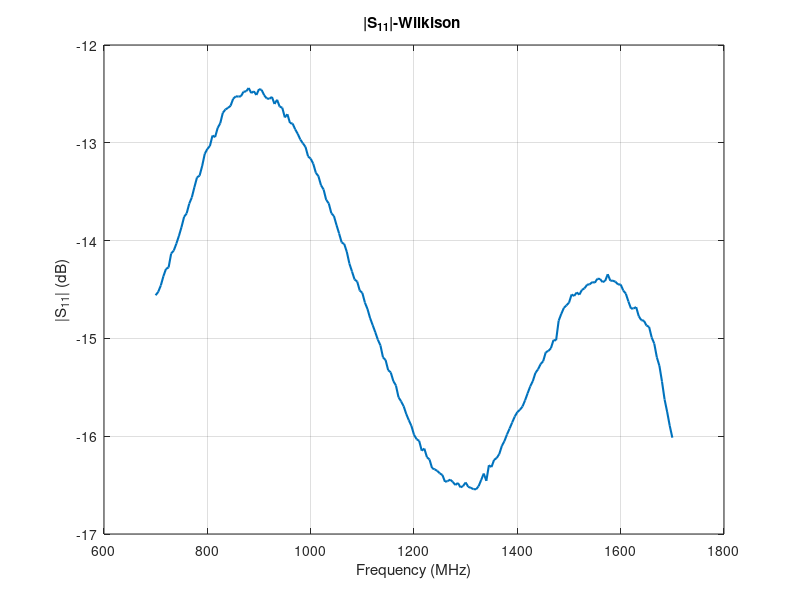
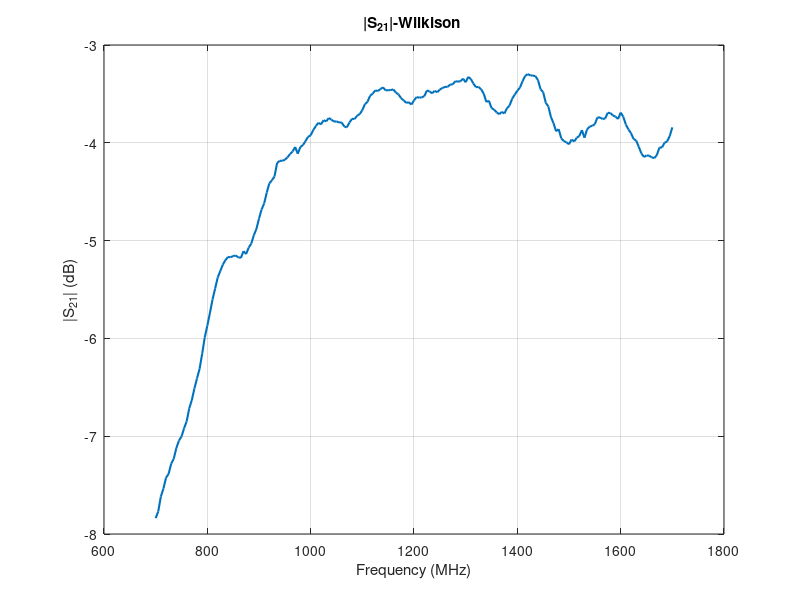
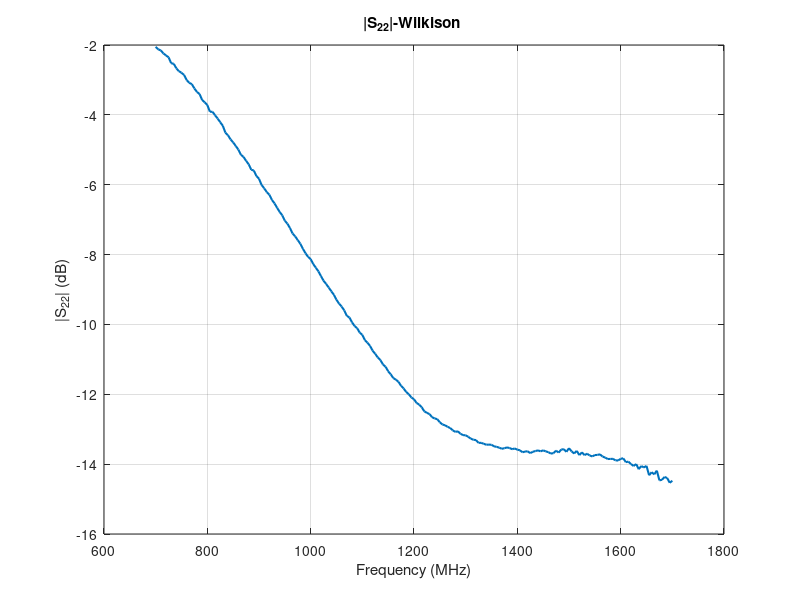
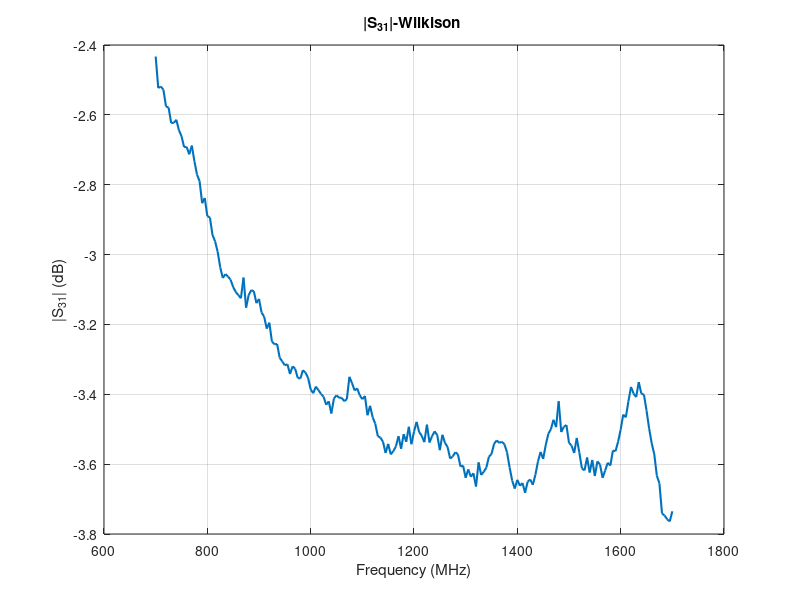

The MATLAB script that drew these images, in order:
clear all;
close all;
clc
data11 = [
  700.000,-14.559,
  705.000,-14.523,
  710.000,-14.458,
  715.000,-14.364,
  720.000,-14.289,
  725.000,-14.275,
  730.000,-14.132,
  735.000,-14.102,
  740.000,-14.032,
  745.000,-13.952,
  750.000,-13.862,
  755.000,-13.758,
  760.000,-13.721,
  765.000,-13.622,
  770.000,-13.558,
  775.000,-13.453,
  780.000,-13.354,
  785.000,-13.336,
  790.000,-13.237,
  795.000,-13.113,
  800.000,-13.063,
  805.000,-13.032,
  810.000,-12.926,
  815.000,-12.942,
  820.000,-12.848,
  825.000,-12.800,
  830.000,-12.693,
  835.000,-12.659,
  840.000,-12.643,
  845.000,-12.621,
  850.000,-12.550,
  855.000,-12.525,
  860.000,-12.527,
  865.000,-12.525,
  870.000,-12.478,
  875.000,-12.474,
  880.000,-12.440,
  885.000,-12.491,
  890.000,-12.474,
  895.000,-12.511,
  900.000,-12.451,
  905.000,-12.459,
  910.000,-12.513,
  915.000,-12.547,
  920.000,-12.550,
  925.000,-12.531,
  930.000,-12.603,
  935.000,-12.560,
  940.000,-12.630,
  945.000,-12.641,
  950.000,-12.740,
  955.000,-12.708,
  960.000,-12.798,
  965.000,-12.803,
  970.000,-12.862,
  975.000,-12.909,
  980.000,-12.967,
  985.000,-13.006,
  990.000,-13.042,
  995.000,-13.139,
 1000.000,-13.162,
 1005.000,-13.214,
 1010.000,-13.306,
 1015.000,-13.341,
 1020.000,-13.434,
 1025.000,-13.477,
 1030.000,-13.583,
 1035.000,-13.619,
 1040.000,-13.720,
 1045.000,-13.749,
 1050.000,-13.841,
 1055.000,-13.927,
 1060.000,-14.019,
 1065.000,-14.035,
 1070.000,-14.116,
 1075.000,-14.236,
 1080.000,-14.316,
 1085.000,-14.398,
 1090.000,-14.418,
 1095.000,-14.511,
 1100.000,-14.535,
 1105.000,-14.634,
 1110.000,-14.700,
 1115.000,-14.792,
 1120.000,-14.864,
 1125.000,-14.936,
 1130.000,-15.013,
 1135.000,-15.071,
 1140.000,-15.194,
 1145.000,-15.221,
 1150.000,-15.325,
 1155.000,-15.348,
 1160.000,-15.436,
 1165.000,-15.481,
 1170.000,-15.601,
 1175.000,-15.644,
 1180.000,-15.694,
 1185.000,-15.773,
 1190.000,-15.837,
 1195.000,-15.895,
 1200.000,-15.985,
 1205.000,-16.030,
 1210.000,-16.048,
 1215.000,-16.148,
 1220.000,-16.127,
 1225.000,-16.214,
 1230.000,-16.238,
 1235.000,-16.327,
 1240.000,-16.338,
 1245.000,-16.355,
 1250.000,-16.380,
 1255.000,-16.397,
 1260.000,-16.466,
 1265.000,-16.459,
 1270.000,-16.444,
 1275.000,-16.466,
 1280.000,-16.499,
 1285.000,-16.478,
 1290.000,-16.523,
 1295.000,-16.510,
 1300.000,-16.473,
 1305.000,-16.518,
 1310.000,-16.528,
 1315.000,-16.541,
 1320.000,-16.543,
 1325.000,-16.512,
 1330.000,-16.448,
 1335.000,-16.382,
 1340.000,-16.456,
 1345.000,-16.297,
 1350.000,-16.315,
 1355.000,-16.242,
 1360.000,-16.223,
 1365.000,-16.183,
 1370.000,-16.100,
 1375.000,-16.050,
 1380.000,-15.982,
 1385.000,-15.922,
 1390.000,-15.860,
 1395.000,-15.799,
 1400.000,-15.754,
 1405.000,-15.730,
 1410.000,-15.696,
 1415.000,-15.633,
 1420.000,-15.560,
 1425.000,-15.490,
 1430.000,-15.436,
 1435.000,-15.353,
 1440.000,-15.317,
 1445.000,-15.263,
 1450.000,-15.233,
 1455.000,-15.142,
 1460.000,-15.128,
 1465.000,-15.100,
 1470.000,-15.017,
 1475.000,-15.020,
 1480.000,-14.819,
 1485.000,-14.750,
 1490.000,-14.689,
 1495.000,-14.663,
 1500.000,-14.635,
 1505.000,-14.551,
 1510.000,-14.566,
 1515.000,-14.530,
 1520.000,-14.553,
 1525.000,-14.504,
 1530.000,-14.488,
 1535.000,-14.451,
 1540.000,-14.447,
 1545.000,-14.424,
 1550.000,-14.430,
 1555.000,-14.390,
 1560.000,-14.392,
 1565.000,-14.424,
 1570.000,-14.412,
 1575.000,-14.344,
 1580.000,-14.410,
 1585.000,-14.410,
 1590.000,-14.421,
 1595.000,-14.448,
 1600.000,-14.449,
 1605.000,-14.510,
 1610.000,-14.543,
 1615.000,-14.623,
 1620.000,-14.695,
 1625.000,-14.693,
 1630.000,-14.680,
 1635.000,-14.773,
 1640.000,-14.814,
 1645.000,-14.819,
 1650.000,-14.869,
 1655.000,-14.882,
 1660.000,-14.990,
 1665.000,-15.053,
 1670.000,-15.193,
 1675.000,-15.281,
 1680.000,-15.442,
 1685.000,-15.624,
 1690.000,-15.752,
 1695.000,-15.894,
 1700.000,-16.015 ];
freq = data11(:,1);
S11  = data11(:,2);
figure
plot(freq, S11,'LineWidth', 1.5)
grid on

xlabel('Frequency (MHz)');
ylabel('|S_{11}| (dB)');
title('|S_{11}|-Wilkison ');

data21 = [
  700.000, -7.838,
  705.000, -7.769,
  710.000, -7.618,
  715.000, -7.536,
  720.000, -7.425,
  725.000, -7.386,
  730.000, -7.282,
  735.000, -7.230,
  740.000, -7.122,
  745.000, -7.045,
  750.000, -7.004,
  755.000, -6.919,
  760.000, -6.848,
  765.000, -6.715,
  770.000, -6.630,
  775.000, -6.512,
  780.000, -6.409,
  785.000, -6.311,
  790.000, -6.157,
  795.000, -5.989,
  800.000, -5.869,
  805.000, -5.741,
  810.000, -5.603,
  815.000, -5.492,
  820.000, -5.379,
  825.000, -5.312,
  830.000, -5.246,
  835.000, -5.199,
  840.000, -5.167,
  845.000, -5.170,
  850.000, -5.158,
  855.000, -5.153,
  860.000, -5.171,
  865.000, -5.176,
  870.000, -5.108,
  875.000, -5.138,
  880.000, -5.072,
  885.000, -5.031,
  890.000, -4.945,
  895.000, -4.881,
  900.000, -4.775,
  905.000, -4.682,
  910.000, -4.620,
  915.000, -4.509,
  920.000, -4.415,
  925.000, -4.383,
  930.000, -4.345,
  935.000, -4.207,
  940.000, -4.184,
  945.000, -4.184,
  950.000, -4.174,
  955.000, -4.150,
  960.000, -4.115,
  965.000, -4.089,
  970.000, -4.043,
  975.000, -4.112,
  980.000, -4.043,
  985.000, -4.024,
  990.000, -3.983,
  995.000, -3.938,
 1000.000, -3.924,
 1005.000, -3.870,
 1010.000, -3.829,
 1015.000, -3.795,
 1020.000, -3.812,
 1025.000, -3.769,
 1030.000, -3.781,
 1035.000, -3.747,
 1040.000, -3.762,
 1045.000, -3.783,
 1050.000, -3.781,
 1055.000, -3.792,
 1060.000, -3.792,
 1065.000, -3.833,
 1070.000, -3.842,
 1075.000, -3.793,
 1080.000, -3.755,
 1085.000, -3.756,
 1090.000, -3.722,
 1095.000, -3.706,
 1100.000, -3.666,
 1105.000, -3.605,
 1110.000, -3.580,
 1115.000, -3.519,
 1120.000, -3.497,
 1125.000, -3.465,
 1130.000, -3.470,
 1135.000, -3.451,
 1140.000, -3.433,
 1145.000, -3.464,
 1150.000, -3.462,
 1155.000, -3.461,
 1160.000, -3.454,
 1165.000, -3.487,
 1170.000, -3.505,
 1175.000, -3.544,
 1180.000, -3.567,
 1185.000, -3.592,
 1190.000, -3.585,
 1195.000, -3.609,
 1200.000, -3.566,
 1205.000, -3.533,
 1210.000, -3.538,
 1215.000, -3.536,
 1220.000, -3.523,
 1225.000, -3.465,
 1230.000, -3.474,
 1235.000, -3.494,
 1240.000, -3.469,
 1245.000, -3.483,
 1250.000, -3.455,
 1255.000, -3.440,
 1260.000, -3.428,
 1265.000, -3.428,
 1270.000, -3.405,
 1275.000, -3.402,
 1280.000, -3.371,
 1285.000, -3.374,
 1290.000, -3.371,
 1295.000, -3.344,
 1300.000, -3.381,
 1305.000, -3.326,
 1310.000, -3.347,
 1315.000, -3.395,
 1320.000, -3.431,
 1325.000, -3.429,
 1330.000, -3.453,
 1335.000, -3.499,
 1340.000, -3.582,
 1345.000, -3.570,
 1350.000, -3.644,
 1355.000, -3.661,
 1360.000, -3.689,
 1365.000, -3.707,
 1370.000, -3.684,
 1375.000, -3.700,
 1380.000, -3.646,
 1385.000, -3.618,
 1390.000, -3.549,
 1395.000, -3.507,
 1400.000, -3.468,
 1405.000, -3.436,
 1410.000, -3.372,
 1415.000, -3.317,
 1420.000, -3.298,
 1425.000, -3.310,
 1430.000, -3.313,
 1435.000, -3.318,
 1440.000, -3.360,
 1445.000, -3.453,
 1450.000, -3.483,
 1455.000, -3.590,
 1460.000, -3.628,
 1465.000, -3.736,
 1470.000, -3.800,
 1475.000, -3.882,
 1480.000, -3.861,
 1485.000, -3.954,
 1490.000, -3.982,
 1495.000, -3.995,
 1500.000, -4.015,
 1505.000, -3.967,
 1510.000, -3.986,
 1515.000, -3.949,
 1520.000, -3.930,
 1525.000, -3.871,
 1530.000, -3.948,
 1535.000, -3.862,
 1540.000, -3.834,
 1545.000, -3.826,
 1550.000, -3.810,
 1555.000, -3.741,
 1560.000, -3.741,
 1565.000, -3.756,
 1570.000, -3.752,
 1575.000, -3.693,
 1580.000, -3.696,
 1585.000, -3.721,
 1590.000, -3.732,
 1595.000, -3.757,
 1600.000, -3.691,
 1605.000, -3.733,
 1610.000, -3.813,
 1615.000, -3.863,
 1620.000, -3.902,
 1625.000, -3.961,
 1630.000, -3.977,
 1635.000, -4.040,
 1640.000, -4.107,
 1645.000, -4.145,
 1650.000, -4.130,
 1655.000, -4.131,
 1660.000, -4.149,
 1665.000, -4.156,
 1670.000, -4.126,
 1675.000, -4.049,
 1680.000, -4.047,
 1685.000, -3.999,
 1690.000, -3.986,
 1695.000, -3.930,
 1700.000, -3.842];

freq = data21(:,1);
S21  = data21(:,2);
figure
plot(freq, S21,'LineWidth', 1.5)
grid on

xlabel('Frequency (MHz)');
ylabel('|S_{21}| (dB)');
title('|S_{21}|-Wilkison ');

data22 = [
  700.000, -2.052,
  705.000, -2.124,
  710.000, -2.157,
  715.000, -2.243,
  720.000, -2.298,
  725.000, -2.352,
  730.000, -2.522,
  735.000, -2.538,
  740.000, -2.667,
  745.000, -2.750,
  750.000, -2.795,
  755.000, -2.858,
  760.000, -3.004,
  765.000, -3.082,
  770.000, -3.122,
  775.000, -3.244,
  780.000, -3.347,
  785.000, -3.404,
  790.000, -3.576,
  795.000, -3.644,
  800.000, -3.720,
  805.000, -3.910,
  810.000, -3.912,
  815.000, -4.013,
  820.000, -4.107,
  825.000, -4.211,
  830.000, -4.315,
  835.000, -4.510,
  840.000, -4.585,
  845.000, -4.704,
  850.000, -4.788,
  855.000, -4.892,
  860.000, -4.994,
  865.000, -5.143,
  870.000, -5.204,
  875.000, -5.315,
  880.000, -5.413,
  885.000, -5.571,
  890.000, -5.594,
  895.000, -5.752,
  900.000, -5.830,
  905.000, -6.007,
  910.000, -6.103,
  915.000, -6.210,
  920.000, -6.285,
  925.000, -6.433,
  930.000, -6.534,
  935.000, -6.659,
  940.000, -6.780,
  945.000, -6.877,
  950.000, -7.031,
  955.000, -7.115,
  960.000, -7.243,
  965.000, -7.397,
  970.000, -7.478,
  975.000, -7.587,
  980.000, -7.690,
  985.000, -7.835,
  990.000, -7.961,
  995.000, -8.065,
 1000.000, -8.132,
 1005.000, -8.271,
 1010.000, -8.376,
 1015.000, -8.481,
 1020.000, -8.619,
 1025.000, -8.750,
 1030.000, -8.842,
 1035.000, -8.945,
 1040.000, -9.051,
 1045.000, -9.153,
 1050.000, -9.296,
 1055.000, -9.405,
 1060.000, -9.490,
 1065.000, -9.599,
 1070.000, -9.755,
 1075.000, -9.800,
 1080.000, -9.940,
 1085.000,-10.044,
 1090.000,-10.108,
 1095.000,-10.237,
 1100.000,-10.300,
 1105.000,-10.450,
 1110.000,-10.523,
 1115.000,-10.619,
 1120.000,-10.752,
 1125.000,-10.843,
 1130.000,-10.947,
 1135.000,-11.022,
 1140.000,-11.147,
 1145.000,-11.211,
 1150.000,-11.341,
 1155.000,-11.429,
 1160.000,-11.536,
 1165.000,-11.582,
 1170.000,-11.644,
 1175.000,-11.758,
 1180.000,-11.835,
 1185.000,-11.934,
 1190.000,-12.003,
 1195.000,-12.092,
 1200.000,-12.144,
 1205.000,-12.248,
 1210.000,-12.296,
 1215.000,-12.372,
 1220.000,-12.490,
 1225.000,-12.530,
 1230.000,-12.568,
 1235.000,-12.656,
 1240.000,-12.692,
 1245.000,-12.712,
 1250.000,-12.799,
 1255.000,-12.864,
 1260.000,-12.888,
 1265.000,-12.930,
 1270.000,-12.967,
 1275.000,-13.032,
 1280.000,-13.076,
 1285.000,-13.060,
 1290.000,-13.131,
 1295.000,-13.169,
 1300.000,-13.174,
 1305.000,-13.217,
 1310.000,-13.270,
 1315.000,-13.302,
 1320.000,-13.311,
 1325.000,-13.390,
 1330.000,-13.390,
 1335.000,-13.417,
 1340.000,-13.444,
 1345.000,-13.440,
 1350.000,-13.446,
 1355.000,-13.490,
 1360.000,-13.505,
 1365.000,-13.528,
 1370.000,-13.560,
 1375.000,-13.544,
 1380.000,-13.521,
 1385.000,-13.539,
 1390.000,-13.571,
 1395.000,-13.551,
 1400.000,-13.586,
 1405.000,-13.602,
 1410.000,-13.660,
 1415.000,-13.640,
 1420.000,-13.631,
 1425.000,-13.685,
 1430.000,-13.645,
 1435.000,-13.625,
 1440.000,-13.606,
 1445.000,-13.633,
 1450.000,-13.605,
 1455.000,-13.634,
 1460.000,-13.657,
 1465.000,-13.698,
 1470.000,-13.685,
 1475.000,-13.614,
 1480.000,-13.668,
 1485.000,-13.583,
 1490.000,-13.571,
 1495.000,-13.649,
 1500.000,-13.543,
 1505.000,-13.635,
 1510.000,-13.695,
 1515.000,-13.620,
 1520.000,-13.741,
 1525.000,-13.662,
 1530.000,-13.742,
 1535.000,-13.701,
 1540.000,-13.751,
 1545.000,-13.779,
 1550.000,-13.740,
 1555.000,-13.736,
 1560.000,-13.718,
 1565.000,-13.783,
 1570.000,-13.812,
 1575.000,-13.853,
 1580.000,-13.851,
 1585.000,-13.848,
 1590.000,-13.891,
 1595.000,-13.897,
 1600.000,-13.847,
 1605.000,-13.832,
 1610.000,-13.943,
 1615.000,-13.927,
 1620.000,-13.998,
 1625.000,-14.053,
 1630.000,-13.997,
 1635.000,-14.145,
 1640.000,-14.054,
 1645.000,-14.095,
 1650.000,-14.050,
 1655.000,-14.318,
 1660.000,-14.230,
 1665.000,-14.291,
 1670.000,-14.186,
 1675.000,-14.464,
 1680.000,-14.448,
 1685.000,-14.367,
 1690.000,-14.397,
 1695.000,-14.535,
 1700.000,-14.476 ];

freq = data22(:,1);
S22  = data22(:,2);
figure
plot(freq, S22,'LineWidth', 1.5)
grid on

xlabel('Frequency (MHz)');
ylabel('|S_{22}| (dB)');
title('|S_{22}|-Wilkison ');

data31 = [
  700.000, -2.433,
  705.000, -2.523,
  710.000, -2.519,
  715.000, -2.528,
  720.000, -2.576,
  725.000, -2.579,
  730.000, -2.623,
  735.000, -2.623,
  740.000, -2.614,
  745.000, -2.644,
  750.000, -2.661,
  755.000, -2.692,
  760.000, -2.692,
  765.000, -2.713,
  770.000, -2.688,
  775.000, -2.733,
  780.000, -2.771,
  785.000, -2.790,
  790.000, -2.853,
  795.000, -2.838,
  800.000, -2.890,
  805.000, -2.894,
  810.000, -2.944,
  815.000, -2.962,
  820.000, -2.992,
  825.000, -3.037,
  830.000, -3.067,
  835.000, -3.056,
  840.000, -3.063,
  845.000, -3.072,
  850.000, -3.093,
  855.000, -3.107,
  860.000, -3.116,
  865.000, -3.125,
  870.000, -3.066,
  875.000, -3.152,
  880.000, -3.116,
  885.000, -3.102,
  890.000, -3.105,
  895.000, -3.139,
  900.000, -3.127,
  905.000, -3.166,
  910.000, -3.178,
  915.000, -3.212,
  920.000, -3.195,
  925.000, -3.249,
  930.000, -3.257,
  935.000, -3.256,
  940.000, -3.295,
  945.000, -3.306,
  950.000, -3.317,
  955.000, -3.314,
  960.000, -3.342,
  965.000, -3.320,
  970.000, -3.327,
  975.000, -3.353,
  980.000, -3.355,
  985.000, -3.331,
  990.000, -3.338,
  995.000, -3.353,
 1000.000, -3.386,
 1005.000, -3.397,
 1010.000, -3.378,
 1015.000, -3.388,
 1020.000, -3.399,
 1025.000, -3.407,
 1030.000, -3.430,
 1035.000, -3.420,
 1040.000, -3.455,
 1045.000, -3.412,
 1050.000, -3.403,
 1055.000, -3.410,
 1060.000, -3.410,
 1065.000, -3.420,
 1070.000, -3.414,
 1075.000, -3.350,
 1080.000, -3.368,
 1085.000, -3.389,
 1090.000, -3.383,
 1095.000, -3.403,
 1100.000, -3.414,
 1105.000, -3.405,
 1110.000, -3.460,
 1115.000, -3.433,
 1120.000, -3.466,
 1125.000, -3.484,
 1130.000, -3.520,
 1135.000, -3.524,
 1140.000, -3.536,
 1145.000, -3.568,
 1150.000, -3.542,
 1155.000, -3.572,
 1160.000, -3.563,
 1165.000, -3.549,
 1170.000, -3.520,
 1175.000, -3.556,
 1180.000, -3.514,
 1185.000, -3.536,
 1190.000, -3.493,
 1195.000, -3.543,
 1200.000, -3.507,
 1205.000, -3.479,
 1210.000, -3.508,
 1215.000, -3.519,
 1220.000, -3.537,
 1225.000, -3.487,
 1230.000, -3.538,
 1235.000, -3.520,
 1240.000, -3.506,
 1245.000, -3.517,
 1250.000, -3.560,
 1255.000, -3.516,
 1260.000, -3.539,
 1265.000, -3.551,
 1270.000, -3.584,
 1275.000, -3.578,
 1280.000, -3.566,
 1285.000, -3.572,
 1290.000, -3.607,
 1295.000, -3.604,
 1300.000, -3.639,
 1305.000, -3.615,
 1310.000, -3.636,
 1315.000, -3.626,
 1320.000, -3.664,
 1325.000, -3.595,
 1330.000, -3.631,
 1335.000, -3.622,
 1340.000, -3.610,
 1345.000, -3.579,
 1350.000, -3.571,
 1355.000, -3.542,
 1360.000, -3.532,
 1365.000, -3.539,
 1370.000, -3.536,
 1375.000, -3.543,
 1380.000, -3.566,
 1385.000, -3.609,
 1390.000, -3.647,
 1395.000, -3.670,
 1400.000, -3.645,
 1405.000, -3.662,
 1410.000, -3.654,
 1415.000, -3.682,
 1420.000, -3.650,
 1425.000, -3.644,
 1430.000, -3.659,
 1435.000, -3.630,
 1440.000, -3.592,
 1445.000, -3.565,
 1450.000, -3.585,
 1455.000, -3.545,
 1460.000, -3.513,
 1465.000, -3.500,
 1470.000, -3.473,
 1475.000, -3.494,
 1480.000, -3.420,
 1485.000, -3.508,
 1490.000, -3.493,
 1495.000, -3.488,
 1500.000, -3.539,
 1505.000, -3.547,
 1510.000, -3.568,
 1515.000, -3.525,
 1520.000, -3.567,
 1525.000, -3.612,
 1530.000, -3.618,
 1535.000, -3.581,
 1540.000, -3.624,
 1545.000, -3.588,
 1550.000, -3.634,
 1555.000, -3.592,
 1560.000, -3.601,
 1565.000, -3.639,
 1570.000, -3.618,
 1575.000, -3.596,
 1580.000, -3.604,
 1585.000, -3.561,
 1590.000, -3.563,
 1595.000, -3.536,
 1600.000, -3.501,
 1605.000, -3.458,
 1610.000, -3.466,
 1615.000, -3.420,
 1620.000, -3.379,
 1625.000, -3.398,
 1630.000, -3.408,
 1635.000, -3.365,
 1640.000, -3.398,
 1645.000, -3.401,
 1650.000, -3.446,
 1655.000, -3.497,
 1660.000, -3.540,
 1665.000, -3.571,
 1670.000, -3.633,
 1675.000, -3.655,
 1680.000, -3.741,
 1685.000, -3.747,
 1690.000, -3.758,
 1695.000, -3.764,
 1700.000, -3.735];


freq = data31(:,1);
S31  = data31(:,2);
figure
plot(freq, S31,'LineWidth', 1.5)
grid on

xlabel('Frequency (MHz)');
ylabel('|S_{31}| (dB)');
title('|S_{31}|-Wilkison ');

data32 = [
  700.000,-19.510,
  705.000,-19.477,
  710.000,-19.482,
  715.000,-19.505,
  720.000,-19.578,
  725.000,-19.609,
  730.000,-19.604,
  735.000,-19.651,
  740.000,-19.679,
  745.000,-19.707,
  750.000,-19.701,
  755.000,-19.777,
  760.000,-19.830,
  765.000,-19.872,
  770.000,-19.920,
  775.000,-19.988,
  780.000,-20.043,
  785.000,-20.064,
  790.000,-20.174,
  795.000,-20.267,
  800.000,-20.394,
  805.000,-20.414,
  810.000,-20.490,
  815.000,-20.579,
  820.000,-20.697,
  825.000,-20.833,
  830.000,-20.885,
  835.000,-20.985,
  840.000,-21.115,
  845.000,-21.215,
  850.000,-21.344,
  855.000,-21.387,
  860.000,-21.515,
  865.000,-21.631,
  870.000,-21.692,
  875.000,-21.898,
  880.000,-21.974,
  885.000,-22.069,
  890.000,-22.237,
  895.000,-22.340,
  900.000,-22.558,
  905.000,-22.661,
  910.000,-22.762,
  915.000,-22.959,
  920.000,-23.143,
  925.000,-23.323,
  930.000,-23.505,
  935.000,-23.672,
  940.000,-23.876,
  945.000,-24.106,
  950.000,-24.272,
  955.000,-24.463,
  960.000,-24.610,
  965.000,-24.862,
  970.000,-25.058,
  975.000,-25.248,
  980.000,-25.489,
  985.000,-25.697,
  990.000,-25.922,
  995.000,-26.179,
 1000.000,-26.374,
 1005.000,-26.598,
 1010.000,-26.911,
 1015.000,-27.173,
 1020.000,-27.481,
 1025.000,-27.735,
 1030.000,-28.041,
 1035.000,-28.244,
 1040.000,-28.651,
 1045.000,-28.838,
 1050.000,-29.186,
 1055.000,-29.463,
 1060.000,-29.736,
 1065.000,-30.027,
 1070.000,-30.561,
 1075.000,-30.899,
 1080.000,-31.141,
 1085.000,-31.573,
 1090.000,-31.998,
 1095.000,-32.493,
 1100.000,-32.818,
 1105.000,-33.233,
 1110.000,-33.717,
 1115.000,-34.358,
 1120.000,-34.826,
 1125.000,-35.377,
 1130.000,-35.884,
 1135.000,-36.269,
 1140.000,-36.943,
 1145.000,-37.525,
 1150.000,-38.134,
 1155.000,-38.707,
 1160.000,-39.212,
 1165.000,-40.107,
 1170.000,-40.499,
 1175.000,-41.267,
 1180.000,-41.294,
 1185.000,-42.035,
 1190.000,-42.139,
 1195.000,-42.177,
 1200.000,-42.721,
 1205.000,-42.567,
 1210.000,-41.906,
 1215.000,-41.832,
 1220.000,-41.599,
 1225.000,-40.978,
 1230.000,-40.649,
 1235.000,-40.124,
 1240.000,-39.685,
 1245.000,-39.514,
 1250.000,-38.902,
 1255.000,-38.536,
 1260.000,-37.828,
 1265.000,-37.718,
 1270.000,-37.345,
 1275.000,-37.051,
 1280.000,-36.565,
 1285.000,-36.177,
 1290.000,-36.000,
 1295.000,-35.658,
 1300.000,-35.525,
 1305.000,-35.054,
 1310.000,-34.903,
 1315.000,-34.598,
 1320.000,-34.428,
 1325.000,-34.073,
 1330.000,-33.917,
 1335.000,-33.739,
 1340.000,-33.447,
 1345.000,-33.304,
 1350.000,-33.100,
 1355.000,-33.009,
 1360.000,-32.840,
 1365.000,-32.501,
 1370.000,-32.564,
 1375.000,-32.364,
 1380.000,-32.263,
 1385.000,-32.008,
 1390.000,-32.119,
 1395.000,-32.014,
 1400.000,-31.838,
 1405.000,-31.753,
 1410.000,-31.579,
 1415.000,-31.577,
 1420.000,-31.402,
 1425.000,-31.375,
 1430.000,-31.194,
 1435.000,-31.186,
 1440.000,-31.051,
 1445.000,-30.933,
 1450.000,-30.878,
 1455.000,-30.809,
 1460.000,-30.740,
 1465.000,-30.617,
 1470.000,-30.658,
 1475.000,-30.568,
 1480.000,-30.445,
 1485.000,-30.400,
 1490.000,-30.421,
 1495.000,-30.353,
 1500.000,-30.319,
 1505.000,-30.323,
 1510.000,-30.317,
 1515.000,-30.233,
 1520.000,-30.186,
 1525.000,-30.194,
 1530.000,-30.125,
 1535.000,-30.135,
 1540.000,-30.039,
 1545.000,-30.096,
 1550.000,-30.050,
 1555.000,-29.901,
 1560.000,-29.861,
 1565.000,-29.861,
 1570.000,-29.813,
 1575.000,-29.685,
 1580.000,-29.686,
 1585.000,-29.691,
 1590.000,-29.591,
 1595.000,-29.461,
 1600.000,-29.419,
 1605.000,-29.297,
 1610.000,-29.190,
 1615.000,-29.169,
 1620.000,-28.946,
 1625.000,-29.001,
 1630.000,-28.903,
 1635.000,-28.834,
 1640.000,-28.827,
 1645.000,-28.758,
 1650.000,-28.508,
 1655.000,-28.571,
 1660.000,-28.617,
 1665.000,-28.498,
 1670.000,-28.486,
 1675.000,-28.387,
 1680.000,-28.336,
 1685.000,-28.293,
 1690.000,-28.187,
 1695.000,-28.098,
 1700.000,-27.944];


freq = data32(:,1);
S32  = data32(:,2);
figure
plot(freq, S32,'LineWidth', 1.5)
grid on

xlabel('Frequency (MHz)');
ylabel('|S_{32}| (dB)');
title('|S_{32}|-Wilkison ');

data33 = [
  700.000,-17.565,
  705.000,-17.409,
  710.000,-17.288,
  715.000,-17.189,
  720.000,-17.068,
  725.000,-16.995,
  730.000,-16.944,
  735.000,-16.904,
  740.000,-16.728,
  745.000,-16.775,
  750.000,-16.587,
  755.000,-16.537,
  760.000,-16.545,
  765.000,-16.449,
  770.000,-16.463,
  775.000,-16.380,
  780.000,-16.287,
  785.000,-16.320,
  790.000,-16.249,
  795.000,-16.224,
  800.000,-16.196,
  805.000,-16.160,
  810.000,-16.126,
  815.000,-16.214,
  820.000,-16.113,
  825.000,-16.083,
  830.000,-16.147,
  835.000,-16.111,
  840.000,-16.108,
  845.000,-16.129,
  850.000,-16.092,
  855.000,-16.106,
  860.000,-16.188,
  865.000,-16.146,
  870.000,-16.194,
  875.000,-16.176,
  880.000,-16.251,
  885.000,-16.221,
  890.000,-16.288,
  895.000,-16.314,
  900.000,-16.354,
  905.000,-16.363,
  910.000,-16.440,
  915.000,-16.459,
  920.000,-16.543,
  925.000,-16.550,
  930.000,-16.634,
  935.000,-16.644,
  940.000,-16.714,
  945.000,-16.766,
  950.000,-16.961,
  955.000,-16.900,
  960.000,-17.009,
  965.000,-17.094,
  970.000,-17.135,
  975.000,-17.245,
  980.000,-17.335,
  985.000,-17.417,
  990.000,-17.555,
  995.000,-17.675,
 1000.000,-17.806,
 1005.000,-17.905,
 1010.000,-18.028,
 1015.000,-18.159,
 1020.000,-18.293,
 1025.000,-18.417,
 1030.000,-18.528,
 1035.000,-18.640,
 1040.000,-18.770,
 1045.000,-18.934,
 1050.000,-19.120,
 1055.000,-19.270,
 1060.000,-19.413,
 1065.000,-19.633,
 1070.000,-19.784,
 1075.000,-20.015,
 1080.000,-20.251,
 1085.000,-20.473,
 1090.000,-20.706,
 1095.000,-20.933,
 1100.000,-21.219,
 1105.000,-21.456,
 1110.000,-21.736,
 1115.000,-21.962,
 1120.000,-22.217,
 1125.000,-22.598,
 1130.000,-23.038,
 1135.000,-23.199,
 1140.000,-23.768,
 1145.000,-24.257,
 1150.000,-24.564,
 1155.000,-24.960,
 1160.000,-25.436,
 1165.000,-25.940,
 1170.000,-26.582,
 1175.000,-26.924,
 1180.000,-27.742,
 1185.000,-28.455,
 1190.000,-29.111,
 1195.000,-29.940,
 1200.000,-30.632,
 1205.000,-31.860,
 1210.000,-32.878,
 1215.000,-34.031,
 1220.000,-35.552,
 1225.000,-37.253,
 1230.000,-39.552,
 1235.000,-41.376,
 1240.000,-47.649,
 1245.000,-49.447,
 1250.000,-47.661,
 1255.000,-42.943,
 1260.000,-38.496,
 1265.000,-36.812,
 1270.000,-34.664,
 1275.000,-33.661,
 1280.000,-32.862,
 1285.000,-30.585,
 1290.000,-30.261,
 1295.000,-29.487,
 1300.000,-28.724,
 1305.000,-27.578,
 1310.000,-27.388,
 1315.000,-26.418,
 1320.000,-26.012,
 1325.000,-25.026,
 1330.000,-24.886,
 1335.000,-24.180,
 1340.000,-23.839,
 1345.000,-23.263,
 1350.000,-22.935,
 1355.000,-22.426,
 1360.000,-22.078,
 1365.000,-21.747,
 1370.000,-21.414,
 1375.000,-21.130,
 1380.000,-20.820,
 1385.000,-20.464,
 1390.000,-20.313,
 1395.000,-20.092,
 1400.000,-19.741,
 1405.000,-19.436,
 1410.000,-19.167,
 1415.000,-18.985,
 1420.000,-18.556,
 1425.000,-18.280,
 1430.000,-18.058,
 1435.000,-18.015,
 1440.000,-17.798,
 1445.000,-17.531,
 1450.000,-17.390,
 1455.000,-17.128,
 1460.000,-17.040,
 1465.000,-16.894,
 1470.000,-16.552,
 1475.000,-16.429,
 1480.000,-16.341,
 1485.000,-16.220,
 1490.000,-16.096,
 1495.000,-15.851,
 1500.000,-15.806,
 1505.000,-15.600,
 1510.000,-15.536,
 1515.000,-15.432,
 1520.000,-15.290,
 1525.000,-15.166,
 1530.000,-15.032,
 1535.000,-14.948,
 1540.000,-14.842,
 1545.000,-14.743,
 1550.000,-14.615,
 1555.000,-14.475,
 1560.000,-14.397,
 1565.000,-14.290,
 1570.000,-14.218,
 1575.000,-14.136,
 1580.000,-14.067,
 1585.000,-14.021,
 1590.000,-13.943,
 1595.000,-13.899,
 1600.000,-13.859,
 1605.000,-13.788,
 1610.000,-13.746,
 1615.000,-13.703,
 1620.000,-13.566,
 1625.000,-13.544,
 1630.000,-13.484,
 1635.000,-13.423,
 1640.000,-13.369,
 1645.000,-13.323,
 1650.000,-13.311,
 1655.000,-13.309,
 1660.000,-13.284,
 1665.000,-13.274,
 1670.000,-13.193,
 1675.000,-13.206,
 1680.000,-13.247,
 1685.000,-13.171,
 1690.000,-13.144,
 1695.000,-13.205,
 1700.000,-13.198 ]

freq = data33(:,1);
S33  = data33(:,2);
figure
plot(freq, S33,'LineWidth', 1.5)
grid on

xlabel('Frequency (MHz)');
ylabel('|S_{33}| (dB)');
title('|S_{33}|-Wilkison ');



dataAng21 = [ 
  700.000, -112.83,
  705.000, -114.88,
  710.000, -116.85,
  715.000, -118.60,
  720.000, -121.04,
  725.000, -122.42,
  730.000, -124.23,
  735.000, -126.50,
  740.000, -127.67,
  745.000, -129.87,
  750.000, -131.33,
  755.000, -133.04,
  760.000, -134.42,
  765.000, -136.15,
  770.000, -137.48,
  775.000, -138.90,
  780.000, -141.07,
  785.000, -142.98,
  790.000, -144.93,
  795.000, -146.57,
  800.000, -148.40,
  805.000, -150.49,
  810.000, -152.38,
  815.000, -154.68,
  820.000, -157.40,
  825.000, -159.68,
  830.000, -162.13,
  835.000, -164.01,
  840.000, -166.52,
  845.000, -168.53,
  850.000, -170.69,
  855.000, -173.06,
  860.000, -174.66,
  865.000, -176.78,
  870.000, -177.64,
  875.000,  179.96,
  880.000,  178.18,
  885.000,  177.14,
  890.000,  175.30,
  895.000,  173.54,
  900.000,  171.69,
  905.000,  170.14,
  910.000,  168.38,
  915.000,  165.98,
  920.000,  163.89,
  925.000,  162.12,
  930.000,  159.88,
  935.000,  157.95,
  940.000,  155.76,
  945.000,  153.17,
  950.000,  151.90,
  955.000,  149.62,
  960.000,  147.21,
  965.000,  145.77,
  970.000,  144.40,
  975.000,  141.37,
  980.000,  139.92,
  985.000,  138.14,
  990.000,  136.79,
  995.000,  135.06,
 1000.000,  132.70,
 1005.000,  130.75,
 1010.000,  128.51,
 1015.000,  127.37,
 1020.000,  125.29,
 1025.000,  122.32,
 1030.000,  120.87,
 1035.000,  118.83,
 1040.000,  116.44,
 1045.000,  114.70,
 1050.000,  113.06,
 1055.000,  111.53,
 1060.000,  109.94,
 1065.000,  108.14,
 1070.000,  106.01,
 1075.000,  104.73,
 1080.000,  103.07,
 1085.000,  101.72,
 1090.000,  99.543,
 1095.000,  97.921,
 1100.000,  95.755,
 1105.000,  94.818,
 1110.000,  92.390,
 1115.000,  90.856,
 1120.000,  88.759,
 1125.000,  87.209,
 1130.000,  84.711,
 1135.000,  83.117,
 1140.000,  81.554,
 1145.000,  78.721,
 1150.000,  76.891,
 1155.000,  75.659,
 1160.000,  72.860,
 1165.000,  71.811,
 1170.000,  70.321,
 1175.000,  68.255,
 1180.000,  66.662,
 1185.000,  64.227,
 1190.000,  63.506,
 1195.000,  60.882,
 1200.000,  59.284,
 1205.000,  58.315,
 1210.000,  55.784,
 1215.000,  54.559,
 1220.000,  52.748,
 1225.000,  50.885,
 1230.000,  49.290,
 1235.000,  48.057,
 1240.000,  45.982,
 1245.000,  44.385,
 1250.000,  42.952,
 1255.000,  40.921,
 1260.000,  39.324,
 1265.000,  37.709,
 1270.000,  35.868,
 1275.000,  34.018,
 1280.000,  32.912,
 1285.000,  31.016,
 1290.000,  28.515,
 1295.000,  26.673,
 1300.000,  24.697,
 1305.000,  23.454,
 1310.000,  21.374,
 1315.000,  19.473,
 1320.000,  17.000,
 1325.000,  15.835,
 1330.000,  14.186,
 1335.000,  12.290,
 1340.000,   9.939,
 1345.000,   8.856,
 1350.000,   7.019,
 1355.000,   6.077,
 1360.000,   4.725,
 1365.000,   3.487,
 1370.000,   1.700,
 1375.000,   0.165,
 1380.000,  -1.013,
 1385.000,  -2.270,
 1390.000,  -4.378,
 1395.000,  -5.626,
 1400.000,  -7.568,
 1405.000,  -9.456,
 1410.000, -11.455,
 1415.000, -13.747,
 1420.000, -15.688,
 1425.000, -17.406,
 1430.000, -19.497,
 1435.000, -21.467,
 1440.000, -23.818,
 1445.000, -25.687,
 1450.000, -27.519,
 1455.000, -29.148,
 1460.000, -30.984,
 1465.000, -32.932,
 1470.000, -34.166,
 1475.000, -35.910,
 1480.000, -36.303,
 1485.000, -37.847,
 1490.000, -39.201,
 1495.000, -40.737,
 1500.000, -42.220,
 1505.000, -43.477,
 1510.000, -45.144,
 1515.000, -46.217,
 1520.000, -47.627,
 1525.000, -49.395,
 1530.000, -51.292,
 1535.000, -52.012,
 1540.000, -54.029,
 1545.000, -55.462,
 1550.000, -57.309,
 1555.000, -58.348,
 1560.000, -60.272,
 1565.000, -62.169,
 1570.000, -64.639,
 1575.000, -65.623,
 1580.000, -67.739,
 1585.000, -69.234,
 1590.000, -71.463,
 1595.000, -72.999,
 1600.000, -74.417,
 1605.000, -76.604,
 1610.000, -78.370,
 1615.000, -80.137,
 1620.000, -82.007,
 1625.000, -83.503,
 1630.000, -84.934,
 1635.000, -86.516,
 1640.000, -87.605,
 1645.000, -89.221,
 1650.000, -89.935,
 1655.000, -91.776,
 1660.000, -92.431,
 1665.000, -94.086,
 1670.000, -95.197,
 1675.000, -96.358,
 1680.000, -98.455,
 1685.000, -99.856,
 1690.000, -101.63,
 1695.000, -102.76,
 1700.000, -104.44]


freqan = dataAng21(:,1);
S21an  = dataAng21(:,2);
figure
plot(freq, S21an,'LineWidth', 1.5)
grid on

xlabel('Frequency (MHz)');

ylabel('\angleS_{21} (°)')
title('∠S_{21} (°)-Wilkison ');



dataAng31 = [ 
  700.000,  134.37,
  705.000,  132.63,
  710.000,  131.36,
  715.000,  129.00,
  720.000,  126.97,
  725.000,  125.60,
  730.000,  123.98,
  735.000,  121.79,
  740.000,  120.77,
  745.000,  119.04,
  750.000,  117.06,
  755.000,  115.34,
  760.000,  113.60,
  765.000,  111.47,
  770.000,  110.29,
  775.000,  108.71,
  780.000,  106.61,
  785.000,  104.75,
  790.000,  102.84,
  795.000,  101.17,
  800.000,  99.540,
  805.000,  97.987,
  810.000,  96.303,
  815.000,  95.251,
  820.000,  93.025,
  825.000,  91.517,
  830.000,  89.532,
  835.000,  89.227,
  840.000,  87.170,
  845.000,  85.393,
  850.000,  84.184,
  855.000,  81.698,
  860.000,  80.696,
  865.000,  78.287,
  870.000,  77.756,
  875.000,  74.967,
  880.000,  73.788,
  885.000,  71.998,
  890.000,  70.659,
  895.000,  68.397,
  900.000,  67.253,
  905.000,  65.470,
  910.000,  63.980,
  915.000,  62.294,
  920.000,  60.320,
  925.000,  58.683,
  930.000,  57.182,
  935.000,  55.691,
  940.000,  53.818,
  945.000,  52.421,
  950.000,  51.070,
  955.000,  48.892,
  960.000,  47.416,
  965.000,  46.140,
  970.000,  44.964,
  975.000,  42.399,
  980.000,  40.529,
  985.000,  39.641,
  990.000,  38.176,
  995.000,  35.994,
 1000.000,  34.527,
 1005.000,  32.668,
 1010.000,  31.141,
 1015.000,  29.881,
 1020.000,  27.952,
 1025.000,  26.351,
 1030.000,  24.859,
 1035.000,  22.729,
 1040.000,  21.217,
 1045.000,  19.454,
 1050.000,  18.766,
 1055.000,  17.173,
 1060.000,  15.422,
 1065.000,  13.531,
 1070.000,  11.636,
 1075.000,   9.941,
 1080.000,   8.495,
 1085.000,   7.018,
 1090.000,   4.801,
 1095.000,   3.542,
 1100.000,   1.029,
 1105.000,  -0.054,
 1110.000,  -1.688,
 1115.000,  -3.675,
 1120.000,  -4.771,
 1125.000,  -6.935,
 1130.000,  -9.171,
 1135.000, -10.524,
 1140.000, -11.474,
 1145.000, -13.116,
 1150.000, -14.212,
 1155.000, -16.007,
 1160.000, -18.195,
 1165.000, -19.249,
 1170.000, -21.088,
 1175.000, -22.610,
 1180.000, -24.340,
 1185.000, -26.407,
 1190.000, -27.659,
 1195.000, -29.062,
 1200.000, -31.440,
 1205.000, -32.636,
 1210.000, -34.894,
 1215.000, -35.692,
 1220.000, -38.124,
 1225.000, -39.942,
 1230.000, -41.015,
 1235.000, -43.182,
 1240.000, -44.342,
 1245.000, -46.391,
 1250.000, -48.259,
 1255.000, -49.786,
 1260.000, -51.232,
 1265.000, -52.589,
 1270.000, -54.787,
 1275.000, -56.301,
 1280.000, -57.777,
 1285.000, -59.461,
 1290.000, -61.051,
 1295.000, -62.931,
 1300.000, -64.536,
 1305.000, -65.403,
 1310.000, -67.216,
 1315.000, -69.526,
 1320.000, -71.077,
 1325.000, -72.124,
 1330.000, -74.215,
 1335.000, -75.576,
 1340.000, -77.445,
 1345.000, -78.650,
 1350.000, -80.357,
 1355.000, -81.848,
 1360.000, -84.267,
 1365.000, -85.375,
 1370.000, -87.635,
 1375.000, -89.915,
 1380.000, -91.022,
 1385.000, -92.847,
 1390.000, -95.036,
 1395.000, -96.372,
 1400.000, -97.888,
 1405.000, -99.704,
 1410.000, -101.35,
 1415.000, -102.71,
 1420.000, -104.38,
 1425.000, -105.07,
 1430.000, -107.18,
 1435.000, -108.26,
 1440.000, -110.11,
 1445.000, -112.00,
 1450.000, -113.36,
 1455.000, -115.45,
 1460.000, -116.74,
 1465.000, -119.07,
 1470.000, -120.29,
 1475.000, -122.87,
 1480.000, -123.76,
 1485.000, -126.14,
 1490.000, -127.68,
 1495.000, -129.61,
 1500.000, -131.72,
 1505.000, -133.52,
 1510.000, -135.80,
 1515.000, -136.60,
 1520.000, -137.77,
 1525.000, -140.41,
 1530.000, -142.38,
 1535.000, -143.38,
 1540.000, -145.53,
 1545.000, -146.26,
 1550.000, -148.76,
 1555.000, -149.17,
 1560.000, -151.38,
 1565.000, -153.24,
 1570.000, -154.60,
 1575.000, -156.10,
 1580.000, -158.01,
 1585.000, -158.80,
 1590.000, -161.31,
 1595.000, -162.94,
 1600.000, -163.96,
 1605.000, -166.06,
 1610.000, -167.97,
 1615.000, -169.72,
 1620.000, -171.61,
 1625.000, -174.20,
 1630.000, -175.51,
 1635.000, -177.83,
 1640.000, -179.13,
 1645.000,  178.37,
 1650.000,  176.88,
 1655.000,  175.17,
 1660.000,  172.87,
 1665.000,  171.38,
 1670.000,  170.03,
 1675.000,  168.74,
 1680.000,  166.30,
 1685.000,  164.72,
 1690.000,  163.28,
 1695.000,  161.90,
 1700.000,  160.73]



freqan = dataAng31(:,1);
S31an  = dataAng31(:,2);
figure
plot(freq, S31an,'LineWidth', 1.5)
grid on

xlabel('Frequency (MHz)');
ylabel('∠S_{31}(°)');
title('∠S_{31}(°)-Wilkison ');


figure
plot(freq, S21,freq, S31,'LineWidth', 1.5)
grid on
xlabel('Frequency (MHz)');
ylabel('S_{21} and S_{31} (dB)');
title('S_{21} and S_{31} (dB)-Wilkison ');
legend('S_{21}','S_{31}');

figure
plot(freq, unwrap(S21an),freq, unwrap(S31an),'LineWidth', 1.5)
grid on
xlabel('Frequency (MHz)');
ylabel('∠S_{21} and ∠S_{31} (°)');
title('∠S_{21} and ∠S_{31}(°)-Wilkison ');
legend('∠S_{21}','∠S_{31}');
